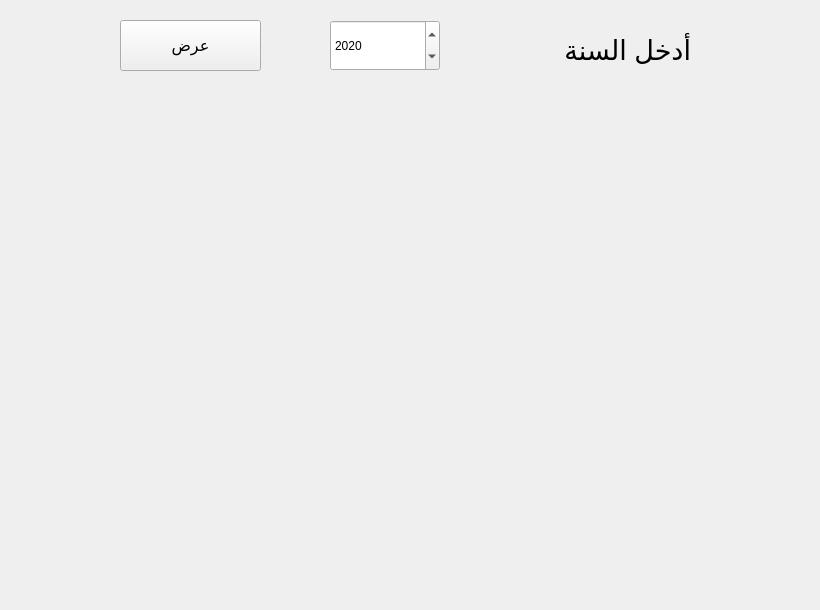
   <widget class="QWidget" name="tab_4">
    <attribute name="title">
     <string>Page</string>
    </attribute>
    <widget class="PlotWidget" name="widget" native="true">
     <property name="geometry">
      <rect>
       <x>10</x>
       <y>90</y>
       <width>801</width>
       <height>511</height>
      </rect>
     </property>
    </widget>
    <widget class="QPushButton" name="pushButton_42">
     <property name="geometry">
      <rect>
       <x>120</x>
       <y>20</y>
       <width>141</width>
       <height>51</height>
      </rect>
     </property>
     <property name="font">
      <font>
       <family>Segoe UI</family>
       <pointsize>12</pointsize>
      </font>
     </property>
     <property name="text">
      <string>عرض</string>
     </property>
    </widget>
    <widget class="QDateEdit" name="dateEdit_8">
     <property name="geometry">
      <rect>
       <x>330</x>
       <y>20</y>
       <width>110</width>
       <height>51</height>
      </rect>
     </property>
     <property name="displayFormat">
      <string>yyyy</string>
     </property>
     <property name="calendarPopup">
      <bool>false</bool>
     </property>
     <property name="date">
      <date>
       <year>2020</year>
       <month>1</month>
       <day>1</day>
      </date>
     </property>
    </widget>
    <widget class="QLabel" name="label_50">
     <property name="geometry">
      <rect>
       <x>510</x>
       <y>30</y>
       <width>181</width>
       <height>41</height>
      </rect>
     </property>
     <property name="font">
      <font>
       <family>Segoe UI</family>
       <pointsize>20</pointsize>
      </font>
     </property>
     <property name="text">
      <string>أدخل السنة</string>
     </property>
    </widget>
   </widget>
